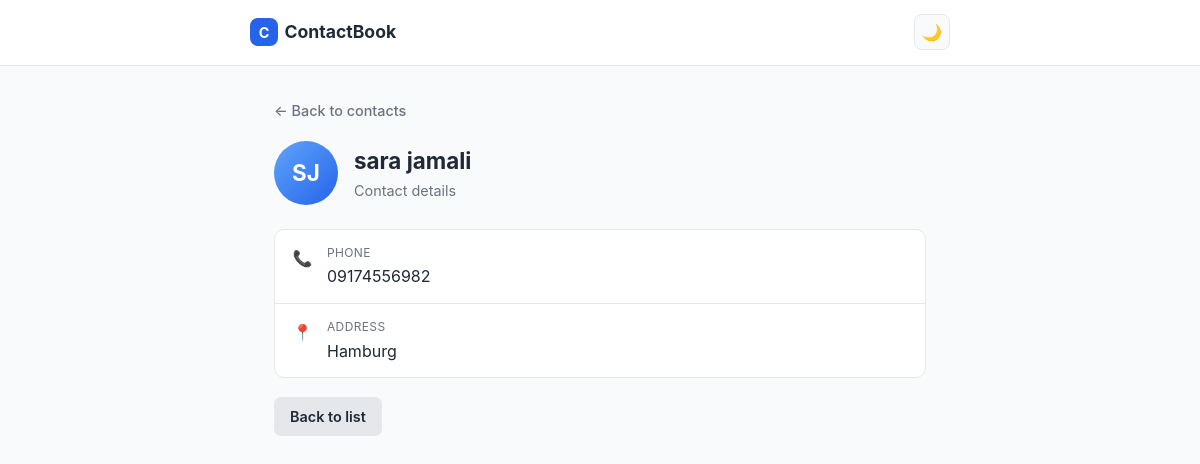
The page /contact_list/09174556982/ on the database its author committed.
### clist/models.py (models this page shows, shortened)
class Contact(models.Model):
    first_name = models.CharField(max_length=40, verbose_name="First name")
    last_name = models.CharField(max_length=60, verbose_name="Last name")
    phone = models.CharField(
        max_length=15, verbose_name="Phone number", unique=True)
    address = models.CharField(max_length=250, verbose_name="Address")
    slug = models.SlugField(max_length=50, verbose_name="Slug", unique=True,)
    objects = models.Manager()
    class Meta:
        ordering = ['-first_name']
        indexes = [models.Index(fields=['first_name', 'last_name'])]
        verbose_name = 'Contact'

### clist/views.py (the view)
# urls.py: path("<slug:slug>/", views.contact_detail, name='contact_detail'),
def contact_detail(request, slug):
    contact = Contact.objects.get(slug=slug)
    context = {'contact': contact}
    return render(request, 'clist/contact_detail.html', context)

### clist/templates/clist/contact_detail.html (shortened to what this page needs)
{% extends "base.html" %}
{% block content %}
<a href="{% url 'clist:contact_list' %}" class="back-link">&larr; Back to contacts</a>
<div class="detail-header">
    <span class="avatar-lg">{{ contact.first_name|first|upper }}{{ contact.last_name|first|upper }}</span>
    <div>
        <h1>{{ contact.first_name }} {{ contact.last_name }}</h1>
        <div class="subtitle">Contact details</div>
    </div>
</div>
<div class="detail-card">
    <div class="detail-row">
        <span class="detail-icon">📞</span>
        <div>
            <div class="detail-label">Phone</div>
            <div class="detail-value">{{ contact.phone|default:"—" }}</div>
        </div>
    </div>
    <div class="detail-row">
        <span class="detail-icon">📍</span>
        <div>
            <div class="detail-label">Address</div>
            <div class="detail-value">{{ contact.address|default:"—" }}</div>
        </div>
    </div>
</div>
<div class="detail-actions">
    <a href="{% url 'clist:contact_list' %}" class="btn btn-secondary">Back to list</a>
</div>
{% endblock content %}

### templates/base.html (style rules this page uses)
* { box-sizing: border-box; }
:root { --primary: #2563eb; --primary-dark: #1d4ed8; --text: #1f2937; --text-muted: #6b7280; --border: #e5e7eb; --bg: #f9fafb; --card-bg: #ffffff; --danger: #dc2626; --input-bg: #fafafa; --input-bg-focus: #ffffff; }
* { transition: background 0.15s, border-color 0.15s, color 0.15s; }
body { font-family: -apple-system, BlinkMacSystemFont, "Segoe UI", Roboto, sans-serif; margin: 0; background: var(--bg); color: var(--text); line-height: 1.5; }
a { color: inherit; }
.btn { display: inline-flex; align-items: center; gap: 0.4rem; border: none; cursor: pointer; font-family: inherit; font-size: 0.9rem; font-weight: 600; padding: 0.55rem 1rem; border-radius: 7px; text-decoration: none; }
.btn-secondary { background: var(--border); color: var(--text); }
.back-link { display: inline-flex; align-items: center; gap: 0.3rem; margin-bottom: 1.2rem; color: var(--text-muted); text-decoration: none; font-size: 0.9rem; font-weight: 500; }
.detail-header { display: flex; align-items: center; gap: 1rem; margin-bottom: 1.5rem; }
.avatar-lg { width: 64px; height: 64px; border-radius: 50%; background: linear-gradient(135deg, #60a5fa, #2563eb); color: #fff; display: flex; align-items: center; justify-content: center; font-weight: 700; font-size: 1.4rem; flex-shrink: 0; }
.detail-header h1 { margin: 0; font-size: 1.4rem; }
.detail-header .subtitle { color: var(--text-muted); font-size: 0.9rem; margin-top: 0.15rem; }
.detail-card { background: var(--card-bg); border: 1px solid var(--border); border-radius: 10px; overflow: hidden; }
.detail-row { display: flex; gap: 0.9rem; align-items: flex-start; padding: 0.9rem 1.1rem; border-bottom: 1px solid var(--border); }
.detail-row:last-child { border-bottom: none; }
.detail-icon { width: 20px; text-align: center; color: var(--primary); flex-shrink: 0; margin-top: 0.1rem; }
.detail-label { font-size: 0.75rem; text-transform: uppercase; letter-spacing: 0.03em; color: var(--text-muted); margin-bottom: 0.15rem; }
.detail-value { font-size: 1rem; word-break: break-word; }
.detail-actions { margin-top: 1.2rem; display: flex; gap: 0.6rem; }

### rows shown on the page
Contact: first_name|first "S", last_name|first "J", first_name "sara", last_name "jamali", phone "09174556982", address "Hamburg"
